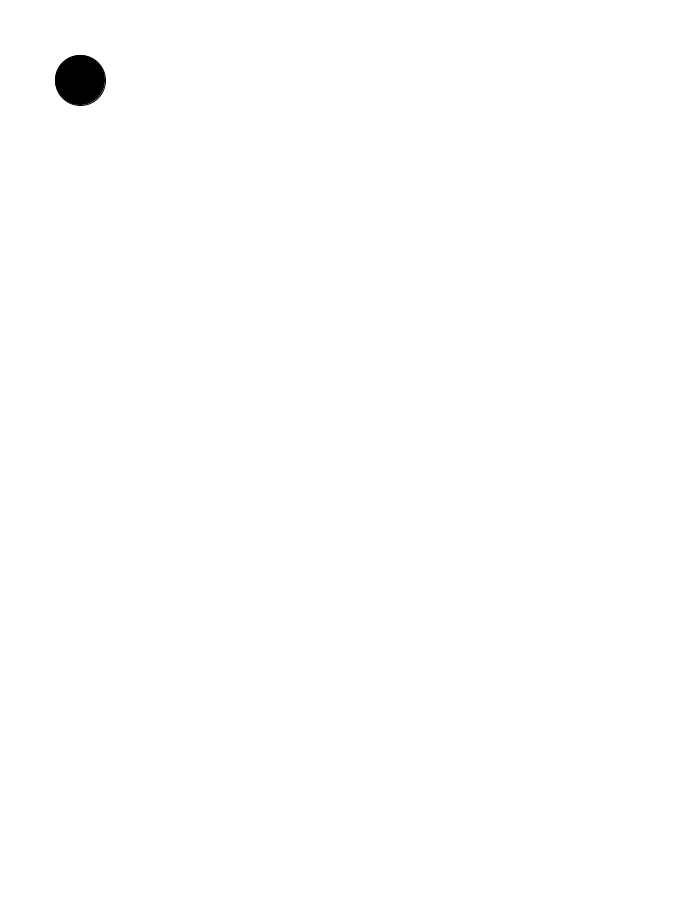
Frame 1 (no input)
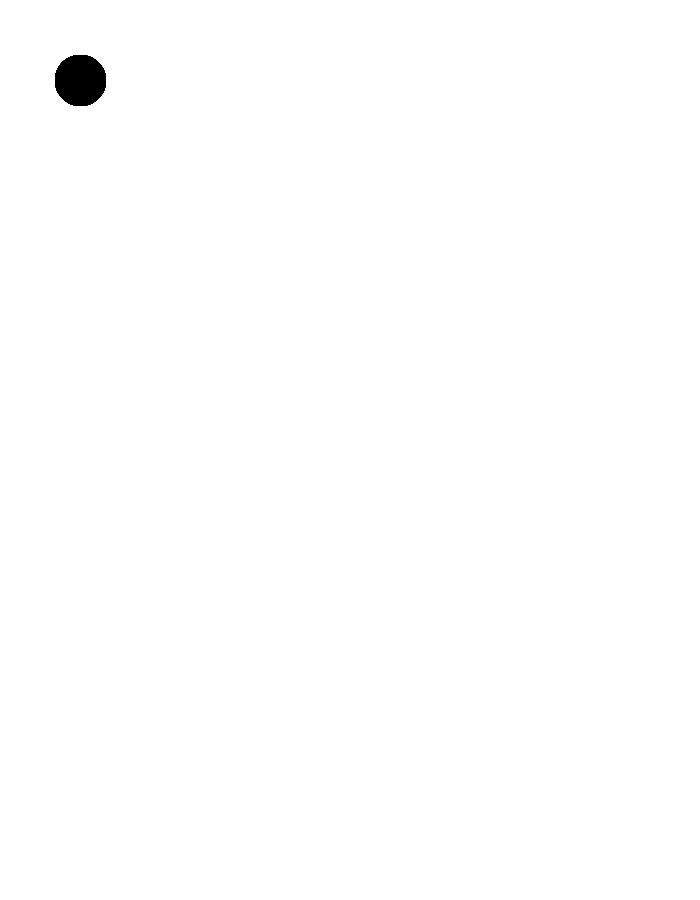
Frame 60 (the mouse pressed at the canvas centre just before this capture)
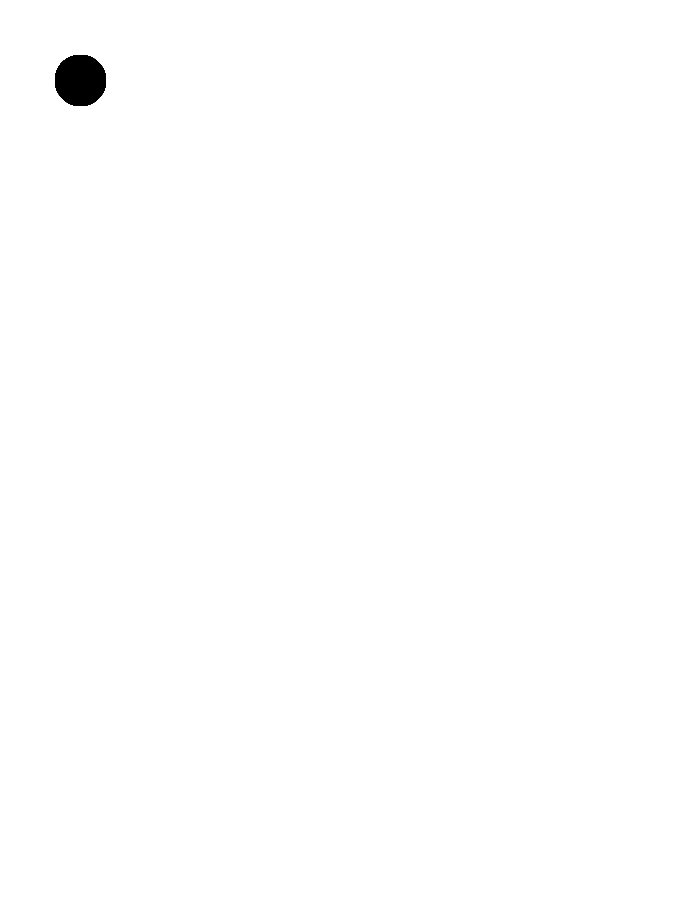
Frame 120 (the mouse held since frame 60 and released just before this capture)

The Processing sketch that drew these frames (run headless with seeded random() and noise(); from frame 60 on, the mouse is pressed at the canvas centre):

// Processing sketch: pong
// ── pong.pde
void setup(){
  
  size(700, 900);
  
  background(255,255 ,255 );
  
  
  
  
} 
void draw(){
  
  
  fill( 0,0,0 );
stroke(#000000);
ellipse(80,80 , 50  , 50);
  
  
}
